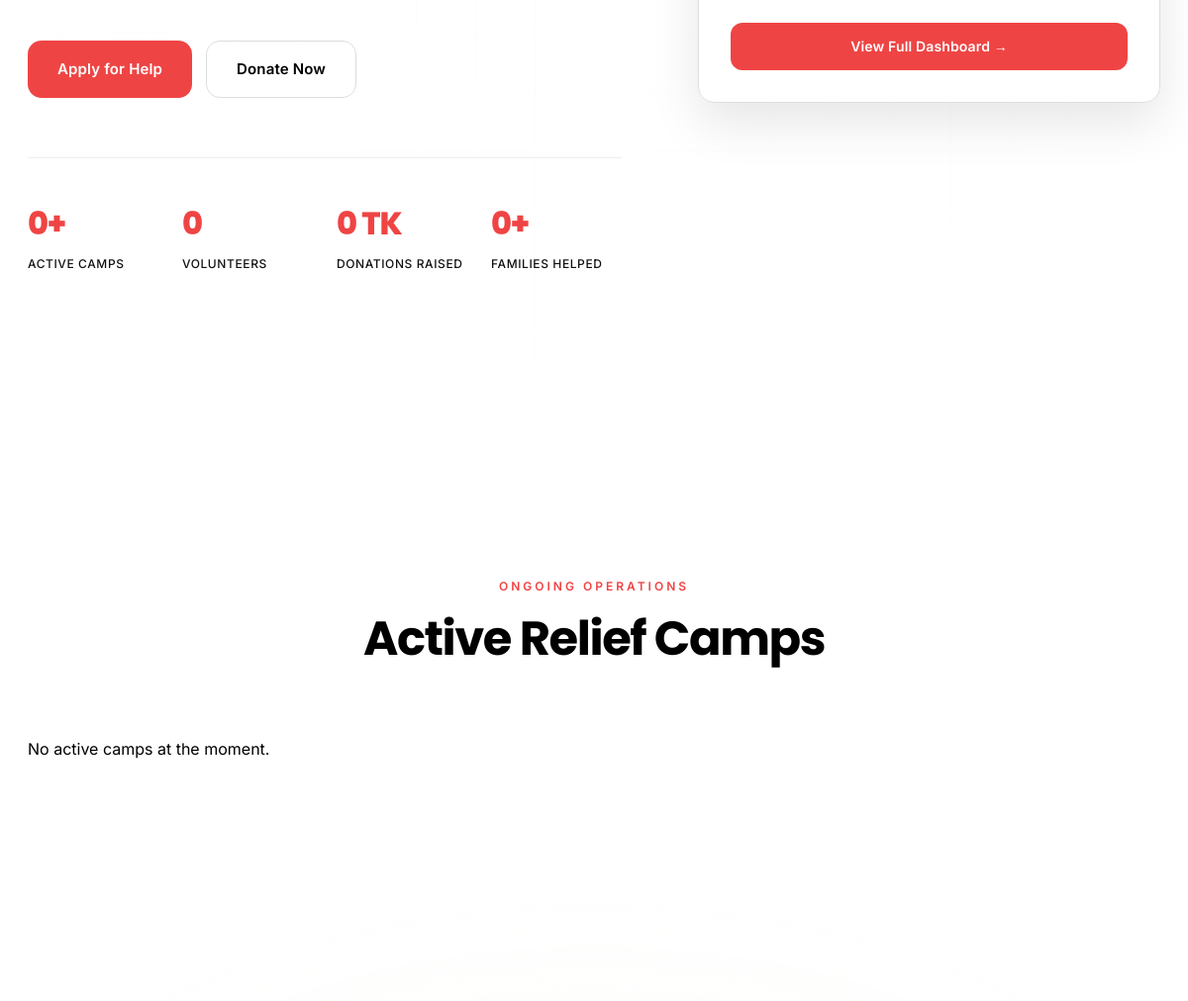
Before: / (middle part) with the older database file.
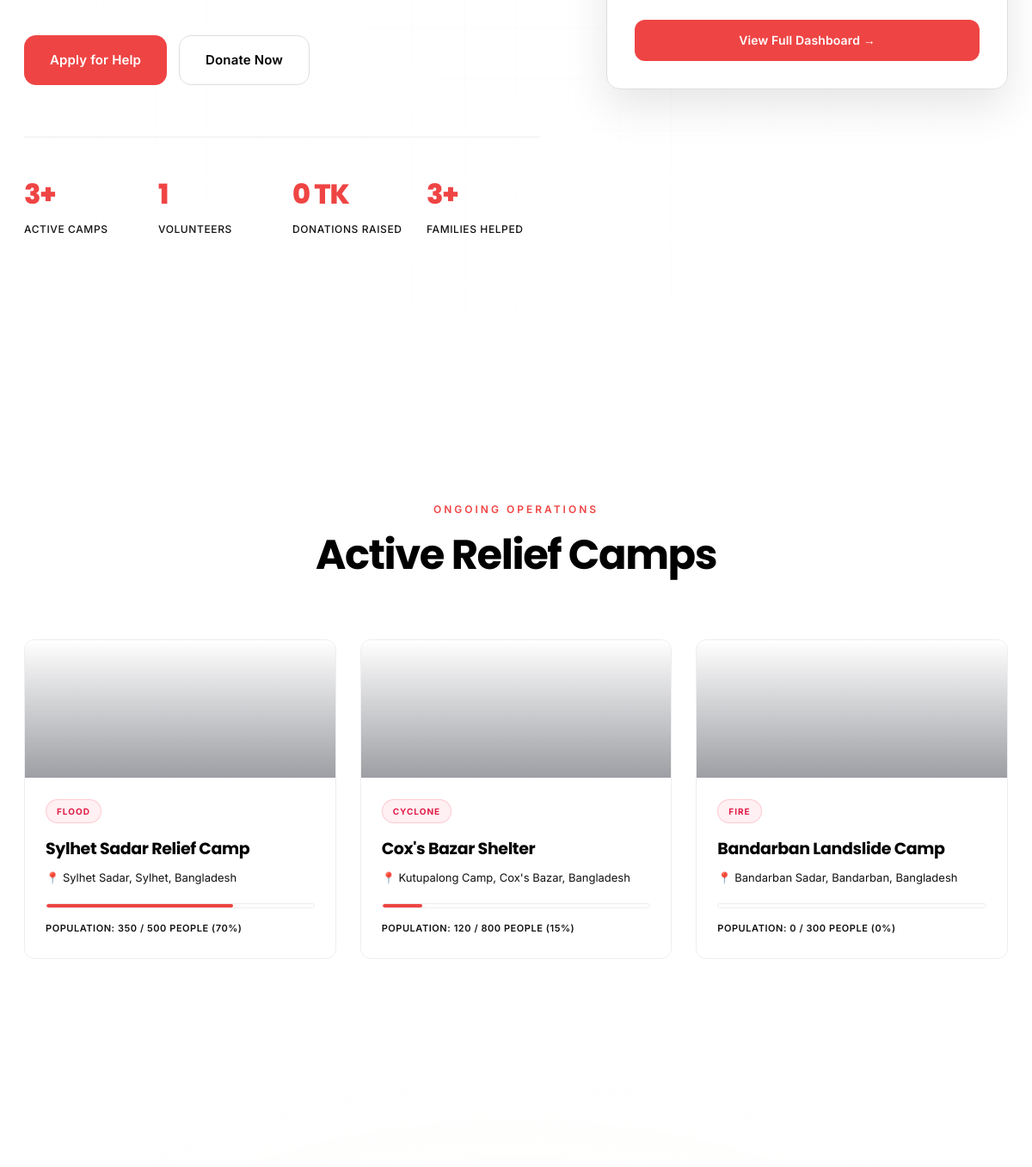
After: the same page with the newer database file.
### tables this page shows
CREATE TABLE relief_camps (
    camp_id INT AUTO_INCREMENT PRIMARY KEY,
    camp_name VARCHAR(120) NOT NULL,
    category_id INT,
    location_id INT,
    manager_id INT,
    capacity INT DEFAULT 0,
    current_population INT DEFAULT 0,
    status ENUM('Active','Closed','Standby') DEFAULT 'Active',
    FOREIGN KEY (category_id) REFERENCES disaster_categories(category_id),
    FOREIGN KEY (location_id) REFERENCES camp_locations(location_id),
    FOREIGN KEY (manager_id) REFERENCES users(user_id)
);

CREATE TABLE disaster_categories (
    category_id INT AUTO_INCREMENT PRIMARY KEY,
    category_name VARCHAR(80) NOT NULL UNIQUE,
    description TEXT
);

CREATE TABLE camp_locations (
    location_id INT AUTO_INCREMENT PRIMARY KEY,
    location_name VARCHAR(120) NOT NULL,
    district VARCHAR(80),
    address TEXT
);

### index.php (the view, shortened to what this page needs)
<?php
require_once 'db_connect.php';
$camp_count = $conn->query("SELECT COUNT(*) as total FROM relief_camps")->fetch_assoc()['total'] ?? 0;
$volunteer_count = $conn->query("SELECT COUNT(*) as total FROM users JOIN roles ON users.role_id = roles.role_id WHERE role_name = 'Volunteer'")->fetch_assoc()['total'] ?? 0;
$donation_sum = $conn->query("SELECT SUM(amount) as total FROM donations WHERE donation_status = 'Received'")->fetch_assoc()['total'] ?? 0;
$family_count = $conn->query("SELECT COUNT(*) as total FROM affected_families")->fetch_assoc()['total'] ?? 0;
$camps_query = "SELECT rc.*, dc.category_name, cl.address
                FROM relief_camps rc
                LEFT JOIN disaster_categories dc ON rc.category_id = dc.category_id
                LEFT JOIN camp_locations cl ON rc.location_id = cl.location_id
                LIMIT 3";
$camps_result = $conn->query($camps_query);
?>
<!DOCTYPE html>
<html lang="en">
<head>
  <link rel="stylesheet" href="Home.css" />
</head>
<body>
  <section id="home" class="hero">
    <div class="hero-bg"></div>
    <div class="container hero-inner">
      <div class="hero-content">
        <div class="hero-cta">
          <a href="apply-help.html" class="btn btn-primary btn-lg">Apply for Help</a>
          <a href="#donate" class="btn btn-outline btn-lg">Donate Now</a>
        </div>
        <div class="hero-stats">
          <div>
            <h3><?php echo number_format($camp_count); ?>+</h3>
            <p>Active Camps</p>
          </div>
          <div>
            <h3><?php echo number_format($volunteer_count); ?></h3>
            <p>Volunteers</p>
          </div>
          <div>
            <h3><?php echo number_format($donation_sum); ?> TK</h3>
            <p>Donations Raised</p>
          </div>
          <div>
            <h3><?php echo number_format($family_count); ?>+</h3>
            <p>Families Helped</p>
          </div>
        </div>
      </div>
      <div class="hero-card">
        <ul class="live-list">
          <li><span class="dot green"></span> Recovery — Khulna <em>Ongoing</em></li>
        </ul>
        <a href="dashboard.html" class="btn btn-dark btn-block">View Full Dashboard →</a>
      </div>
    </div>
  </section>
  <section id="camps" class="section camps">
    <div class="container">
      <div class="section-head">
        <span class="eyebrow">Ongoing Operations</span>
        <h2>Active Relief Camps</h2>
      </div>
      <div class="camp-grid">
        <?php if ($camps_result && $camps_result->num_rows > 0): ?>
            <?php while($camp = $camps_result->fetch_assoc()): ?>
                <article class="camp-card">
                  <div class="camp-img" style="background-image: url('hh.jpg.png');"></div>
                  <div class="camp-body">
                    <span class="tag tag-red"><?php echo htmlspecialchars($camp['category_name'] ?? 'General'); ?></span>
                    <h3><?php echo htmlspecialchars($camp['camp_name']); ?></h3>
                    <p>📍 <?php echo htmlspecialchars($camp['address']); ?></p>
                    <?php
                      $percent = $camp['capacity'] > 0 ? round(($camp['current_population'] / $camp['capacity']) * 100) : 0;
                    ?>
                    <div class="progress"><span style="width:<?php echo $percent; ?>%"></span></div>
                    <small>Population: <?php echo $camp['current_population']; ?> / <?php echo $camp['capacity']; ?> people (<?php echo $percent; ?>%)</small>
                  </div>
                </article>
            <?php endwhile; ?>
        <?php else: ?>
            <p>No active camps at the moment.</p>
        <?php endif; ?>
      </div>
    </div>
  </section>
  <section id="features" class="section features">
  </section>
</body>
</html>

Changed rows visible on the page:
added relief_camps: category.category_name "FLOOD", camp_name "Sylhet Sadar Relief Camp", location.address "Sylhet Sadar, Sylhet, Bangladesh", current_population "350", capacity "500", percent "70"
added relief_camps: category.category_name "CYCLONE", camp_name "Cox's Bazar Shelter", location.address "Kutupalong Camp, Cox's Bazar, Bangladesh", current_population "120", capacity "800", percent "15"
added relief_camps: category.category_name "FIRE", camp_name "Bandarban Landslide Camp", location.address "Bandarban Sadar, Bandarban, Bangladesh", current_population "0", capacity "300"
Other visible differences:
$camp_count: "0" → "3"
$volunteer_count: "0" → "1"
$family_count: "0" → "3"
text no longer shown: "No active camps at the moment."
